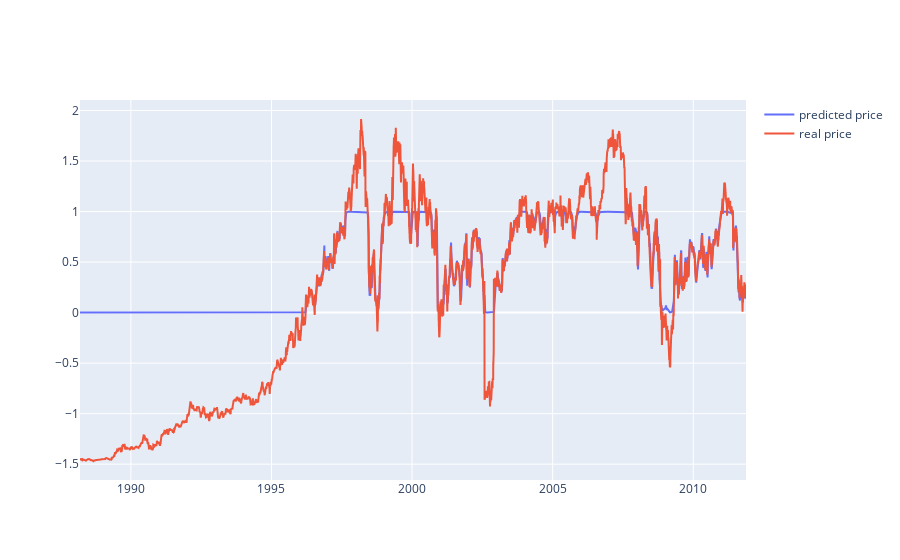

The cell this chart's notebook holds for it:
### Code cell
fig2  = go.Figure()
fig2.add_trace(go.Scatter(x=df2['Date'], y=df2['predClose'],
                    name='predicted price'))
fig2.add_trace(go.Scatter(x=df2['Date'], y=df2['Close'],
                    name='real price'))
#fig2.add_trace(go.Scatter(x=df['Date'], y=df['Close_t-1'],
 #                   name='real price yesterday'))

### Figure 1 — Plotly figure (JSON) as saved in the notebook; plotly's stock layout.template omitted (floating-point values rounded to 4 significant figures; data arrays with more than 128 entries replaced by an {"elided": "..."} marker saying what was removed)
{"data": [{"name": "predicted price", "type": "scatter", "x": {"elided": "5967 str values"}, "y": {"elided": "5967 float values"}}, {"name": "real price", "type": "scatter", "x": {"elided": "5967 str values"}, "y": {"elided": "5967 float values"}}], "layout": {}}
